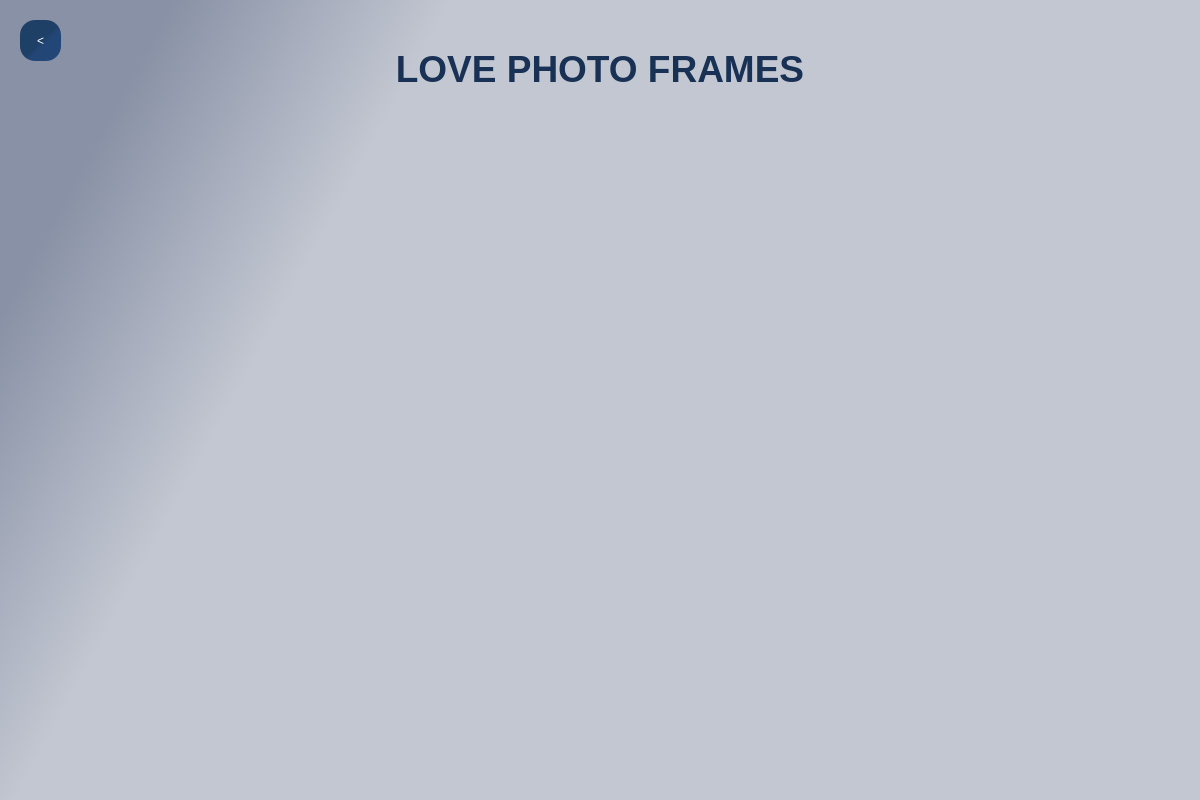
<?xml version="1.0" encoding="UTF-8"?>
<ui version="4.0">
 <class>Dialog</class>
 <widget class="QDialog" name="Dialog">
  <property name="geometry">
   <rect>
    <x>0</x>
    <y>0</y>
    <width>1200</width>
    <height>800</height>
   </rect>
  </property>
  <property name="windowTitle">
   <string>Dialog</string>
  </property>
  <widget class="QWidget" name="bgwidget" native="true">
   <property name="geometry">
    <rect>
     <x>0</x>
     <y>0</y>
     <width>1201</width>
     <height>801</height>
    </rect>
   </property>
   <property name="styleSheet">
    <string notr="true">QWidget#bgwidget{
background-color: qlineargradient(spread:pad, x1:0.461, y1:0.204545, x2:0.0852273, y2:0.068, stop:0.375 rgba(194, 199, 209, 255), stop:0.920455 rgba(137, 145, 166, 255));
}</string>
   </property>
   <widget class="QLabel" name="label">
    <property name="geometry">
     <rect>
      <x>350</x>
      <y>40</y>
      <width>500</width>
      <height>60</height>
     </rect>
    </property>
    <property name="toolTip">
     <string>&lt;html&gt;&lt;head/&gt;&lt;body&gt;&lt;p&gt;&lt;br/&gt;&lt;/p&gt;&lt;/body&gt;&lt;/html&gt;</string>
    </property>
    <property name="styleSheet">
     <string notr="true">font: 22pt &quot;MS Shell Dlg 2&quot;;</string>
    </property>
    <property name="text">
     <string>&lt;html&gt;&lt;head/&gt;&lt;body&gt;&lt;p align=&quot;center&quot;&gt;&lt;span style=&quot; font-size:28pt; font-weight:600; color:#193154;&quot;&gt;LOVE PHOTO FRAMES&lt;/span&gt;&lt;/p&gt;&lt;/body&gt;&lt;/html&gt;</string>
    </property>
   </widget>
   <widget class="QPushButton" name="back">
    <property name="geometry">
     <rect>
      <x>20</x>
      <y>20</y>
      <width>41</width>
      <height>41</height>
     </rect>
    </property>
    <property name="styleSheet">
     <string notr="true">border-radius:15px;
font: 12pt &quot;MS Shell Dlg 2&quot;;
color: rgb(255, 255, 255);
background-color: qlineargradient(spread:pad, x1:0.211091, y1:0.199, x2:0.608, y2:0.603, stop:0.767045 rgba(30, 63, 102, 255), stop:0.977273 rgba(34, 70, 117, 255));</string>
    </property>
    <property name="text">
     <string>&lt;</string>
    </property>
   </widget>
  </widget>
 </widget>
 <resources/>
 <connections/>
</ui>
